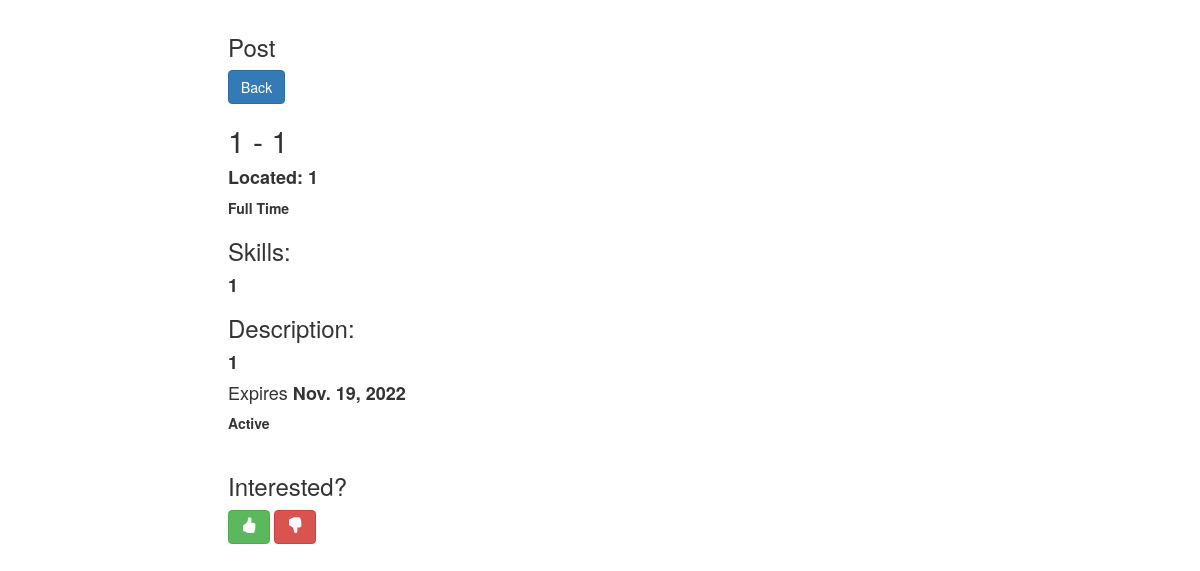
Page /candidate/post/2/ (signed in) on the committed database.
### recruiter/models.py (models this page shows, shortened)
class JobPost(models.Model):
    recruiter = models.ForeignKey(RecruiterProfile, on_delete=models.CASCADE)
    pos_title = models.CharField("Position Title", max_length = 200)
    type = models.CharField("Type", max_length=200)
    location = models.CharField("Location", max_length = 200)
    des_skills = models.TextField("Desired Skills")
    description = models.TextField("Description")
    company = models.CharField("Company", max_length = 200)
    exp_date = models.DateField("Expiration Date")
    status = models.CharField("Status", max_length = 200)
    interested_candidates = models.PositiveIntegerField("Interested Candidates", default = 0)
    interested_ids = models.TextField("Interested IDs", default="")

### candidate/views.py (the view)
# urls.py: path("post/<int:pk>/", views.post_view, name = 'post'),
@login_required(login_url=login_url)
@user_passes_test(candidate_check, login_url=login_url)
def post_view(request, pk = None):
    try:
        candidate = CandidateProfile.objects.get(user=request.user)
    except CandidateProfile.DoesNotExist:
        return HttpResponseRedirect('/candidate/profile_creation')
    post = JobPost.objects.get(pk = pk)
    if not post:
        return HttpResponseRedirect('/candidate/homepage')
    return render(request, 'candidate/post.html', context = {'post': post})

### candidate/views.py (called while the page is built)
def candidate_check(user):
    return list(user.groups.all())[0].name == 'Candidates'

### candidate/templates/candidate/post.html (shortened to what this page needs)
{% extends "candidate_base.html" %}
{% block content %}
<div class="div-center-large">
    <div class="content">
        <h3>Post</h3>
        <div class = "alight-right">
            <a role = "button" class="btn btn-primary" href="/candidate/homepage/">Back</a>
        </div>
        <h2>{{ post.pos_title }} - {{ post.company }}</h2>
        <h4><b>Located: {{ post.location }}</b></h4>
        <b>{{ post.type }}</b>
        <h3>Skills:</h3>
        <h4><b>{{ post.des_skills }}</b></h4>
        <h3>Description:</h3>
        <h4><b>{{ post.description }}</b></h4>
        <h4>Expires <b>{{ post.exp_date }}</b></h4>
        <b>{{ post.status }}</b>
        <br>
        <br>
        <h3>Interested?</h3>
        <div class = "alight-right">
            <a role = "button" class="btn btn-success" href="/candidate/interested/{{ post.id }}/">
            </a>
            <a role = "button" class="btn btn-danger" href="/candidate/uninterested/{{ post.id }}/">
            </a>
        </div>
    </div>
</div>
{% endblock %}

### static/tindev/style.css (style rules this page uses)
.div-center-large { width: 800px; height: 800px; background-color: #fff; left: 0; right: 0; top: 0; bottom: 0; margin: auto; max-width: 100%; max-height: 100%; overflow: auto; padding: 1em 2em; display: table; }

### rows in the picture
JobPost: pos_title "1", company "1", location "1", type "Full Time", des_skills "1", description "1", exp_date "Nov. 19, 2022", status "Active"
